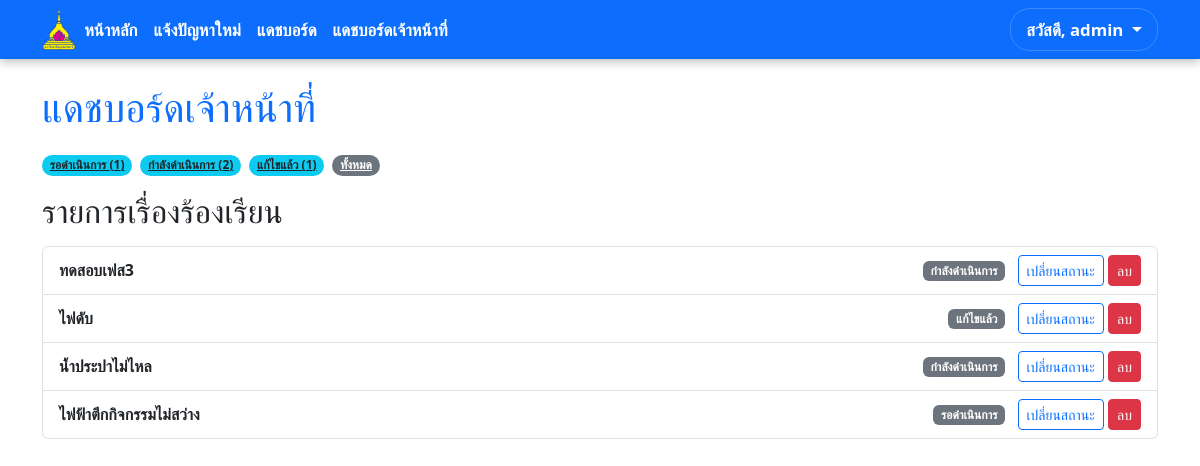
The page /staff/dashboard/ (signed in) on the database its author committed.
### core/models.py (models this page shows, shortened)
class Case(models.Model):
    STATUS_CHOICES = [
        ('pending', 'รอดำเนินการ'),
        ('in_progress', 'กำลังดำเนินการ'),
        ('resolved', 'แก้ไขแล้ว'),
    ]
    CATEGORY_CHOICES = [
        ('electrical', 'ไฟฟ้า'),
        ('water_supply', 'ประปา'),
        ('road_damage', 'ถนน/ทางเท้า'),
        ('other', 'อื่นๆ'),
    ]
    title = models.CharField(max_length=200)
    description = models.TextField()
    status = models.CharField(max_length=20, choices=STATUS_CHOICES, default='pending')
    category = models.CharField(max_length=50, choices=CATEGORY_CHOICES)
    reporter = models.ForeignKey(User, on_delete=models.CASCADE, related_name='reported_cases')
    created_at = models.DateTimeField(auto_now_add=True)
    updated_at = models.DateTimeField(auto_now=True)
    image_file = models.ImageField(upload_to='case_images/', blank=True, null=True)

### core/views.py (the view)
# urls.py: path('staff/dashboard/', views.staff_dashboard_view, name='staff_dashboard'),
@login_required
def staff_dashboard_view(request):
    if not request.user.is_staff:
        messages.error(request, 'คุณไม่มีสิทธิ์ในการเข้าถึงหน้านี้')
        return redirect('home')
    status_filter = request.GET.get('status')
    if status_filter:
        all_cases = Case.objects.filter(status=status_filter).order_by('-created_at')
    else:
        all_cases = Case.objects.all().order_by('-created_at')
    case_counts = Case.objects.values('status').annotate(total=Count('status'))
    status_counts = {item['status']: item['total'] for item in case_counts}
    context = {
        'all_cases': all_cases,
        'status_choices': Case.STATUS_CHOICES,
        'status_counts': status_counts,
        'selected_status': status_filter,
    }
    return render(request, 'core/staff_dashboard.html', context)

### core/templatetags/custom_filters.py (called while the page is built)
@register.filter
def get_item(dictionary, key):
    return dictionary.get(key)

### core/templates/core/staff_dashboard.html (shortened to what this page needs)
{% extends 'core/base.html' %}
{% load custom_filters %}
{% block content %}
    <h1 class="text-primary mb-4">แดชบอร์ดเจ้าหน้าที่</h1>
    <div class="mb-3 d-flex flex-wrap gap-2">
        {% for status_value, status_label in status_choices %}
            <a href="{% url 'staff_dashboard' %}?status={{ status_value }}" class="badge rounded-pill bg-info text-dark">
                {{ status_label }} ({{ status_counts|get_item:status_value|default:0 }})
            </a>
        {% endfor %}
        <a href="{% url 'staff_dashboard' %}" class="badge rounded-pill bg-secondary">ทั้งหมด</a>
    </div>
    <h2>รายการเรื่องร้องเรียน {% if selected_status %}(สถานะ: {{ selected_status }}){% endif %}</h2>
    <div class="list-group mt-3">
        {% if all_cases %}
            {% for case in all_cases %}
                <div class="list-group-item list-group-item-action d-flex justify-content-between align-items-center">
                    <a href="{% url 'case_detail' case.id %}" class="text-decoration-none text-dark fw-bold">{{ case.title }}</a>
                    <div>
                        <span class="badge bg-secondary me-2">{{ case.get_status_display }}</span>
                        <a href="{% url 'change_case_status' case.id %}" class="btn btn-sm btn-outline-primary">เปลี่ยนสถานะ</a>
                        <a href="{% url 'case_delete' case.id %}" class="btn btn-sm btn-danger">ลบ</a>
                    </div>
                </div>
            {% endfor %}
        {% else %}
            <div class="alert alert-warning text-center" role="alert">
                ไม่พบเรื่องร้องเรียนในสถานะนี้
            </div>
        {% endif %}
    </div>
{% endblock %}

### core/templates/core/base.html (shortened to what this page needs)
{% load static %}
<!DOCTYPE html>
<html lang="th">
<head>
    <link href="https://cdn.jsdelivr.net/npm/bootstrap@5.3.3/dist/css/bootstrap.min.css" rel="stylesheet">
</head>
<body>
    <nav class="navbar navbar-expand-lg navbar-dark bg-primary">
        <div class="container">
            <img src="{% static 'images/Ubon_Ratchathani_Univ_Emblem.svg.png' %}" alt="Logo" style="height: 40px;">
            <div class="collapse navbar-collapse" id="navbarNav">
                <ul class="navbar-nav me-auto">
                    <li class="nav-item">
                        <a class="nav-link" href="{% url 'home' %}">หน้าหลัก</a>
                    </li>
                    <li class="nav-item">
                        <a class="nav-link" href="{% url 'create_case' %}">แจ้งปัญหาใหม่</a>
                    </li>
                    <li class="nav-item">
                        <a class="nav-link" href="{% url 'public_dashboard' %}">แดชบอร์ด</a>
                    </li>
                    {% if user.is_staff %}
                    <li class="nav-item">
                        <a class="nav-link" href="{% url 'staff_dashboard' %}">แดชบอร์ดเจ้าหน้าที่</a>
                    </li>
                    {% endif %}
                </ul>
                <ul class="navbar-nav ms-auto">
                    {% if user.is_authenticated %}
                        <li class="nav-item dropdown">
                            <a class="nav-link dropdown-toggle" href="#" id="navbarDropdown" role="button" data-bs-toggle="dropdown" aria-expanded="false">
                                สวัสดี, {{ user.username }}
                            </a>
                        </li>
                    {% endif %}
                </ul>
            </div>
        </div>
    </nav>
    <div class="container mt-4">
        {% block content %}{% endblock %}
    </div>
</body>
</html>

### rows shown on the page
Case: title "ทดสอบเฟส3", status "กำลังดำเนินการ"
Case: title "ไฟดับ", status "แก้ไขแล้ว"
Case: title "น้ำประปาไม่ไหล", status "กำลังดำเนินการ"
Case: title "ไฟฟ้าตึกกิจกรรมไม่สว่าง", status "รอดำเนินการ"

### other values the page prints
{{ user.username }} "admin"
{{ status_label }} "รอดำเนินการ" "กำลังดำเนินการ" "แก้ไขแล้ว"
{{ status_counts|get_item:status_value|default:0 }} "1" "2" "1"
